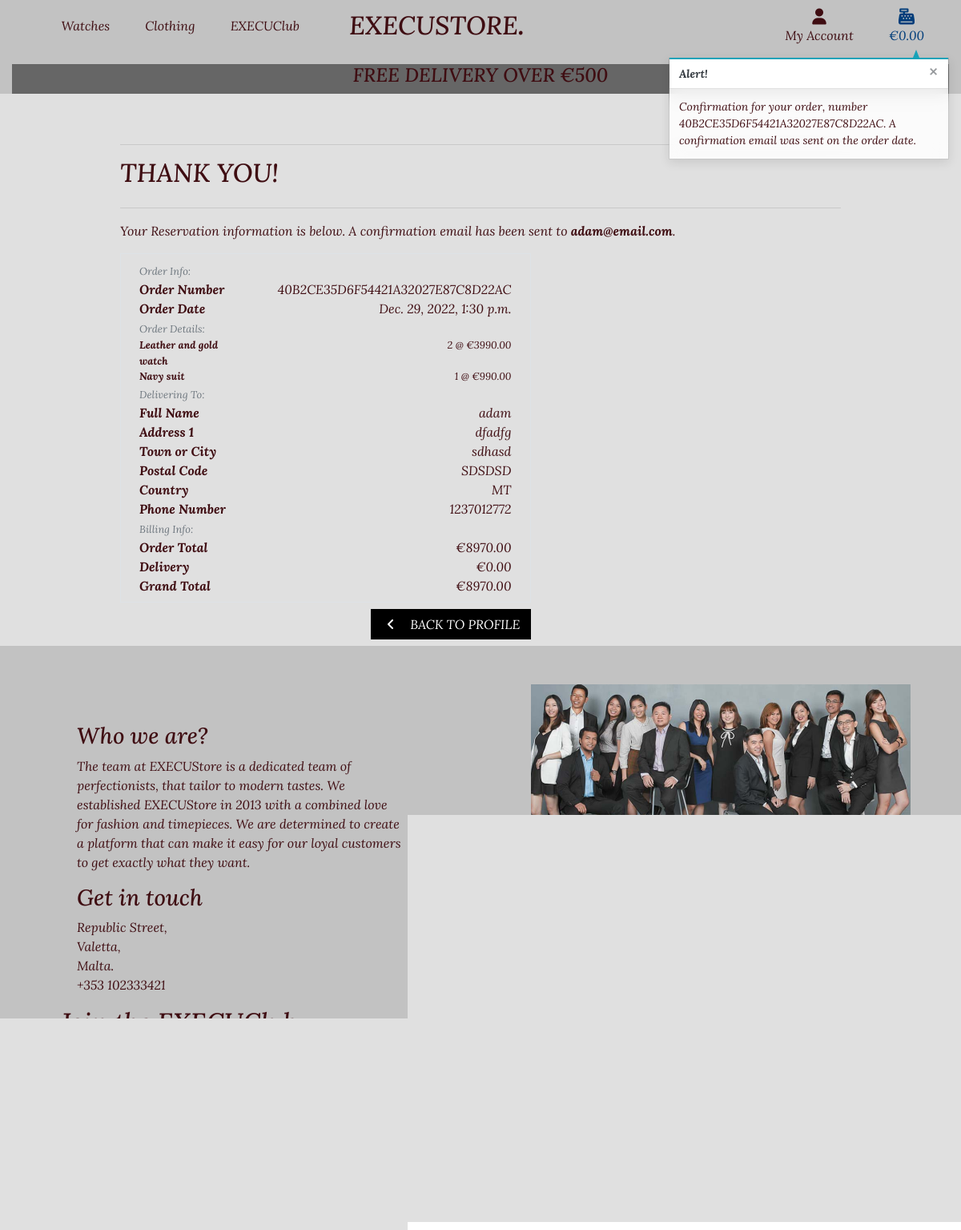
Page /profile/order_history/40B2CE35D6F54421A32027E87C8D22AC on the committed database.
### checkout/models.py (models this page shows, shortened)
class Order(models.Model):
    order_number = models.CharField(max_length=32, null=False, editable=False)
    user_profile = models.ForeignKey(UserProfile, on_delete=models.SET_NULL,
                                     null=True, blank=True, related_name='orders')
    full_name = models.CharField(max_length=50, null=False, blank=False)
    email = models.EmailField(max_length=250, null=False, blank=False)
    phone_number = models.CharField(max_length=20, null=False, blank=False)
    country = CountryField(blank_label='Country *', null=False, blank=False)
    postcode = models.CharField(max_length=20, null=True, blank=True)
    town_or_city = models.CharField(max_length=40, null=False, blank=False)
    street_address1 = models.CharField(max_length=80, null=False, blank=False)
    street_address2 = models.CharField(max_length=80, null=True, blank=True)
    county = models.CharField(max_length=80, null=True, blank=True)
    date = models.DateTimeField(auto_now_add=True)
    delivery_cost = models.DecimalField(max_digits=6, decimal_places=2, null=False, default=0)
    order_total = models.DecimalField(max_digits=15, decimal_places=2, null=False, default=0)
    grand_total = models.DecimalField(max_digits=15, decimal_places=2, null=False, default=0)
    original_bag = models.TextField(null=False, blank=False, default='')
    stripe_pid = models.CharField(max_length=254, null=False, blank=False, default='')

class OrderLineItem(models.Model):
    order = models.ForeignKey(Order, null=False, blank=False,
                              on_delete=models.CASCADE,
                              related_name='lineitems')
    product = models.ForeignKey(Product, null=False,
                                blank=False, on_delete=models.CASCADE)
    quantity = models.IntegerField(null=False, blank=False, default=0)
    lineitem_total = models.DecimalField(max_digits=15, decimal_places=2,
                                         null=False, blank=False,
                                         editable=False)

### products/models.py (models this page shows, shortened)
class Product(models.Model):
    category = models.ForeignKey('Category', null=True, blank=True,
                                 on_delete=models.SET_NULL)
    name = models.CharField(max_length=255)
    product_id = models.CharField(max_length=254, null=True, blank=True)
    description = models.TextField()
    price = models.DecimalField(max_digits=15, decimal_places=2)
    availability = models.CharField(max_length=255)
    image_url = models.URLField(max_length=1024, null=True, blank=True)
    image = models.ImageField(null=True, blank=True)

### profiles/views.py (the view)
# urls.py: path('order_history/<order_number>', views.order_history, name='order_history'),
def order_history(request, order_number):
    order = get_object_or_404(Order, order_number=order_number)
    messages.info(request, (
        f'Confirmation for your order, number {order_number}. '
        'A confirmation email was sent on the order date.'
    ))
    template = 'checkout/checkout_success.html'
    context = {
        'order': order,
        'from_profile': True,
    }
    return render(request, template, context)

### bag/contexts.py (called while the page is built, shortened)
def bag_contents(request):
    bag_items = []
    total = 0
    product_count = 0
    bag = request.session.get('bag', {})
    if total < settings.FREE_DELIVERY_THRESHOLD:
        delivery = total * Decimal(settings.STANDARD_DELIVERY_PERCENTAGE / 100)
        free_delivery_delta = settings.FREE_DELIVERY_THRESHOLD - total
    else:
        delivery = 0
        free_delivery_delta = 0
    grand_total = delivery + total
    context = {
        'bag_items': bag_items,
        'total': total,
        'product_count': product_count,
        'delivery': delivery,
        'free_delivery_delta': free_delivery_delta,
        'free_delivery_threshold': settings.FREE_DELIVERY_THRESHOLD,
        'grand_total': grand_total,
    }
    return context

### checkout/templates/checkout/checkout_success.html (shortened to what this page needs)
{% extends "base.html" %}
{% load static %}
{% block extra_css %}
    <link rel="stylesheet" href="{% static 'checkout/css/checkout.css' %}">
{% endblock %}
{% block page_header %}
    <div class="container header-container">
    </div>
{% endblock %}
{% block content %}
    <div class="container">
        <div class="row">
            <div class="col">
                <hr>
                <h2 class="logo-font mb-4">Thank You!</h2>
                <hr>
                <p class="text-color">Your Reservation information is below. A confirmation email has been sent to <strong>{{ order.email }}</strong>.</p>
            </div>
        </div>
        <div class="row">
            <div class="col-12 col-lg-7">
                <div class="order-confirmation-wrapper p-2 border">
                    <div class="row">
                        <div class="col">
                            <small class="text-muted">Order Info:</small>
                        </div>
                    </div>
                    <div class="row">
                        <div class="col-12 col-md-4">
                            <p class="mb-0 text-color font-weight-bold">Order Number</p>
                        </div>
                        <div class="col-12 col-md-8 text-md-right">
                            <p class="mb-0">{{ order.order_number }}</p>
                        </div>
                    </div>
                    <div class="row">
                        <div class="col-12 col-md-4">
                            <p class="mb-0 text-color font-weight-bold">Order Date</p>
                        </div>
                        <div class="col-12 col-md-8 text-md-right">
                            <p class="mb-0">{{ order.date }}</p>
                        </div>
                    </div>
                    <div class="row">
                        <div class="col">
                            <small class="text-muted">Order Details:</small>
                        </div>
                    </div>
                    {% for item in order.lineitems.all %}
                    <div class="row">
                        <div class="col-12 col-md-4">
                            <p class="small mb-0 text-color font-weight-bold">
                                {{ item.product.name }}
                            </p>
                        </div>
                        <div class="col-12 col-md-8 text-md-right">
                            <p class="small mb-0">{{ item.quantity }} @ €{{ item.product.price }} </p>
                        </div>
                    </div>
                    {% endfor %}
                    <div class="row">
                        <div class="col">
                            <small class="text-muted">Delivering To:</small>
                        </div>
                    </div>
                    <div class="row">
                        <div class="col-12 col-md-4">
                            <p class="mb-0 text-color font-weight-bold">Full Name</p>
                        </div>
                        <div class="col-12 col-md-8 text-md-right">
                            <p class="mb-0">{{ order.full_name }}</p>
                        </div>
                    </div>
                    <div class="row">
                        <div class="col-12 col-md-4">
                            <p class="mb-0 text-color font-weight-bold">Address 1</p>
                        </div>
                        <div class="col-12 col-md-8 text-md-right">
                            <p class="mb-0">{{ order.street_address1 }}</p>
                        </div>
                    </div>
                    <div class="row">
                        <div class="col-12 col-md-4">
                            <p class="mb-0 text-color font-weight-bold">Town or City</p>
                        </div>
                        <div class="col-12 col-md-8 text-md-right">
                            <p class="mb-0">{{ order.town_or_city }}</p>
                        </div>
                    </div>
                    {% if order.postcode %}
                    <div class="row">
                        <div class="col-12 col-md-4">
                            <p class="mb-0 text-color font-weight-bold">Postal Code</p>
                        </div>
                        <div class="col-12 col-md-8 text-md-right">
                            <p class="mb-0">{{ order.postcode }}</p>
                        </div>
                    </div>
                    {% endif %}
                    <div class="row">
                        <div class="col-12 col-md-4">
                            <p class="mb-0 text-color font-weight-bold">Country</p>
                        </div>
                        <div class="col-12 col-md-8 text-md-right">
                            <p class="mb-0">{{ order.country }}</p>
                        </div>
                    </div>
                    <div class="row">
                        <div class="col-12 col-md-4">
                            <p class="mb-0 text-color font-weight-bold">Phone Number</p>
                        </div>
                        <div class="col-12 col-md-8 text-md-right">
                            <p class="mb-0">{{ order.phone_number }}</p>
                        </div>
                    </div>
                    <div class="row">
                        <div class="col">
                            <small class="text-muted">Billing Info:</small>
                        </div>
                    </div>
                    <div class="row">
                        <div class="col-12 col-md-4">
                            <p class="mb-0 text-color font-weight-bold">Order Total</p>
                        </div>
                        <div class="col-12 col-md-8 text-md-right">
                            <p class="mb-0">€{{ order.order_total }}</p>
                        </div>
                    </div>
                    <div class="row">
                        <div class="col-12 col-md-4">
                            <p class="mb-0 text-color font-weight-bold">Delivery</p>
                        </div>
                        <div class="col-12 col-md-8 text-md-right">
                            <p class="mb-0">€{{ order.delivery_cost }}</p>
                        </div>
                    </div>
                    <div class="row">
                        <div class="col-12 col-md-4">
                            <p class="mb-0 text-color font-weight-bold">Grand Total</p>
                        </div>
                        <div class="col-12 col-md-8 text-md-right">
                            <p class="mb-0">€{{ order.grand_total }}</p>
                        </div>
                    </div>
                </div>
            </div>
        </div>
        <div class="row">
            <div class="col-12 col-lg-7 text-right">
                {% if from_profile %}
                    <a href="{% url 'profile' %}" class="btn btn-black rounded-0 my-2">
                        <span class="icon mr-2">
                            <i class="fas fa-angle-left"></i>
                        </span>
                        <span class="text-uppercase">Back to Profile</span>
                    </a>
                {% endif %}
			</div>
		</div>
    </div>
{% endblock %}

### static/css/base.css (style rules this page uses)
html { height: 100%; }
body { background: url('/media/homepage-image.jpg') no-repeat center center fixed; background-size: cover; color: #3F0D12; font-family: 'Lora'; font-style: italic; box-sizing: border-box; }
.icon { align-items: center; display: inline-flex; justify-content: center; height: 1.5rem; width: 1.5rem; }
.logo-font { text-transform: uppercase; }
.btn-black { background: black; color: white; }
@media (min-width: 1200px) { .container { max-width: 80%; } }
@media (min-width: 992px) { .header-container { padding-top: 164px; } }
.text-color { color: #3F0D12 !important; }
.row { margin: 0; }

### checkout/static/checkout/css/checkout.css (style rules this page uses)
.text-color { color: #3F0D12; }

### rows in the picture
Order: email "adam@email.com", order_number "40B2CE35D6F54421A32027E87C8D22AC", date "Dec. 29, 2022, 1:30 p.m.", full_name "adam", street_address1 "dfadfg", town_or_city "sdhasd", postcode "SDSDSD", country "MT", phone_number "1237012772", order_total "8970.00", delivery_cost "0.00", grand_total "8970.00"
OrderLineItem: product.name "Leather and gold watch", quantity "2", product.price "3990.00"
OrderLineItem: product.name "Navy suit", quantity "1", product.price "990.00"

### other values in the picture
{{ free_delivery_threshold }} "500"
{{ message }} "Confirmation for your order, number 40B2CE35D6F54421A32027E87C8D22AC. A confirmation email was sent on the order date."
